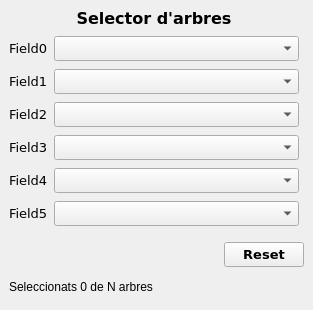
<?xml version="1.0" encoding="UTF-8"?>
<ui version="4.0">
 <class>selectTreesDockWidget</class>
 <widget class="QDockWidget" name="selectTreesDockWidget">
  <property name="geometry">
   <rect>
    <x>0</x>
    <y>0</y>
    <width>313</width>
    <height>310</height>
   </rect>
  </property>
  <property name="sizePolicy">
   <sizepolicy hsizetype="Preferred" vsizetype="Maximum">
    <horstretch>0</horstretch>
    <verstretch>0</verstretch>
   </sizepolicy>
  </property>
  <property name="minimumSize">
   <size>
    <width>280</width>
    <height>306</height>
   </size>
  </property>
  <property name="locale">
   <locale language="Catalan" country="Spain"/>
  </property>
  <property name="floating">
   <bool>true</bool>
  </property>
  <property name="features">
   <set>QDockWidget::AllDockWidgetFeatures</set>
  </property>
  <property name="allowedAreas">
   <set>Qt::AllDockWidgetAreas</set>
  </property>
  <property name="windowTitle">
   <string>Select trees</string>
  </property>
  <widget class="QWidget" name="contents">
   <layout class="QVBoxLayout" name="verticalLayout">
    <item>
     <layout class="QFormLayout" name="formLayout">
      <property name="sizeConstraint">
       <enum>QLayout::SetMinAndMaxSize</enum>
      </property>
      <property name="fieldGrowthPolicy">
       <enum>QFormLayout::AllNonFixedFieldsGrow</enum>
      </property>
      <property name="formAlignment">
       <set>Qt::AlignLeading|Qt::AlignLeft|Qt::AlignVCenter</set>
      </property>
      <property name="verticalSpacing">
       <number>8</number>
      </property>
      <property name="leftMargin">
       <number>0</number>
      </property>
      <property name="rightMargin">
       <number>5</number>
      </property>
      <property name="bottomMargin">
       <number>10</number>
      </property>
      <item row="0" column="0" colspan="2">
       <widget class="QLabel" name="lblHeader">
        <property name="font">
         <font>
          <family>Verdana</family>
          <pointsize>12</pointsize>
          <weight>75</weight>
          <bold>true</bold>
         </font>
        </property>
        <property name="text">
         <string>Selector d'arbres</string>
        </property>
        <property name="alignment">
         <set>Qt::AlignCenter</set>
        </property>
       </widget>
      </item>
      <item row="4" column="0">
       <widget class="QLabel" name="lblField2">
        <property name="font">
         <font>
          <family>Verdana</family>
          <pointsize>10</pointsize>
         </font>
        </property>
        <property name="text">
         <string>Field2</string>
        </property>
       </widget>
      </item>
      <item row="4" column="1">
       <widget class="SearchableComboBox" name="cboField2">
        <property name="font">
         <font>
          <family>Verdana</family>
          <pointsize>10</pointsize>
         </font>
        </property>
       </widget>
      </item>
      <item row="5" column="0">
       <widget class="QLabel" name="lblField3">
        <property name="font">
         <font>
          <family>Verdana</family>
          <pointsize>10</pointsize>
         </font>
        </property>
        <property name="text">
         <string>Field3</string>
        </property>
       </widget>
      </item>
      <item row="5" column="1">
       <widget class="SearchableComboBox" name="cboField3">
        <property name="font">
         <font>
          <family>Verdana</family>
          <pointsize>10</pointsize>
         </font>
        </property>
       </widget>
      </item>
      <item row="6" column="0">
       <widget class="QLabel" name="lblField4">
        <property name="font">
         <font>
          <family>Verdana</family>
          <pointsize>10</pointsize>
         </font>
        </property>
        <property name="text">
         <string>Field4</string>
        </property>
       </widget>
      </item>
      <item row="6" column="1">
       <widget class="SearchableComboBox" name="cboField4">
        <property name="font">
         <font>
          <family>Verdana</family>
          <pointsize>10</pointsize>
         </font>
        </property>
       </widget>
      </item>
      <item row="7" column="0">
       <widget class="QLabel" name="lblField5">
        <property name="font">
         <font>
          <family>Verdana</family>
          <pointsize>10</pointsize>
         </font>
        </property>
        <property name="text">
         <string>Field5</string>
        </property>
       </widget>
      </item>
      <item row="7" column="1">
       <widget class="SearchableComboBox" name="cboField5">
        <property name="font">
         <font>
          <family>Verdana</family>
          <pointsize>10</pointsize>
         </font>
        </property>
       </widget>
      </item>
      <item row="3" column="1">
       <widget class="SearchableComboBox" name="cboField1">
        <property name="font">
         <font>
          <family>Verdana</family>
          <pointsize>10</pointsize>
         </font>
        </property>
       </widget>
      </item>
      <item row="3" column="0">
       <widget class="QLabel" name="lblField1">
        <property name="font">
         <font>
          <family>Verdana</family>
          <pointsize>10</pointsize>
         </font>
        </property>
        <property name="text">
         <string>Field1</string>
        </property>
       </widget>
      </item>
      <item row="2" column="1">
       <widget class="SearchableComboBox" name="cboField0">
        <property name="font">
         <font>
          <family>Verdana</family>
          <pointsize>10</pointsize>
         </font>
        </property>
       </widget>
      </item>
      <item row="2" column="0">
       <widget class="QLabel" name="lblField0">
        <property name="font">
         <font>
          <family>Verdana</family>
          <pointsize>10</pointsize>
         </font>
        </property>
        <property name="text">
         <string>Field0</string>
        </property>
       </widget>
      </item>
     </layout>
    </item>
    <item alignment="Qt::AlignRight">
     <widget class="QPushButton" name="btnReset">
      <property name="sizePolicy">
       <sizepolicy hsizetype="Minimum" vsizetype="Fixed">
        <horstretch>0</horstretch>
        <verstretch>0</verstretch>
       </sizepolicy>
      </property>
      <property name="minimumSize">
       <size>
        <width>0</width>
        <height>0</height>
       </size>
      </property>
      <property name="font">
       <font>
        <family>Verdana</family>
        <pointsize>10</pointsize>
        <weight>75</weight>
        <bold>true</bold>
       </font>
      </property>
      <property name="toolTip">
       <string>Neteja la selecció</string>
      </property>
      <property name="layoutDirection">
       <enum>Qt::LeftToRight</enum>
      </property>
      <property name="text">
       <string>Reset</string>
      </property>
     </widget>
    </item>
    <item>
     <widget class="QLabel" name="lblCountSelect">
      <property name="minimumSize">
       <size>
        <width>200</width>
        <height>0</height>
       </size>
      </property>
      <property name="text">
       <string>Seleccionats 0 de N arbres</string>
      </property>
     </widget>
    </item>
   </layout>
  </widget>
 </widget>
 <customwidgets>
  <customwidget>
   <class>SearchableComboBox</class>
   <extends>QComboBox</extends>
   <header location="global">custom_widgets.searchable_combobox</header>
  </customwidget>
 </customwidgets>
 <resources/>
 <connections/>
</ui>
